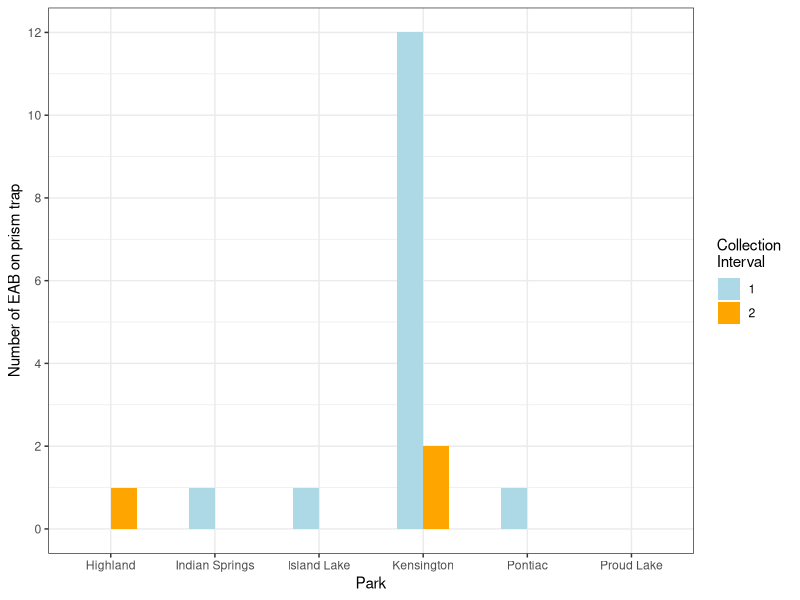
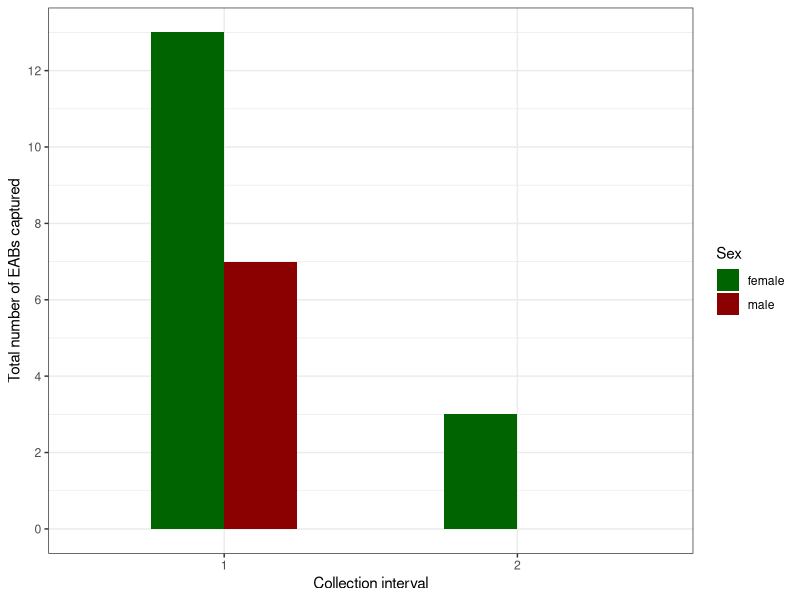

These charts were generated, in order, by the following R code:
# 8/21/2024
# Aaron Tayal
# I want to make a bar graph showing the trap catches of emerald ash borer

library(ggplot2)
library(dplyr)
library(tidyr)

dat <- read.csv("Raw_data/EAB_Michigan_2024_prism_trap_collections.csv")
dat$collection_interval <- as.factor(dat$collection_interval)
dat$park <- as.factor(dat$park)

# Make a new variable for the combined count of EAB males and females
dat$number_EABs <- dat$number_EAB_females_lab_count + 
  dat$number_EAB_males_lab_count

ggplot(data=dat, aes(fill=collection_interval, x=park, y=number_EABs)) +
  geom_bar(position="dodge", stat="identity", width=0.5) +
  theme_bw() +
  scale_y_continuous(breaks=seq(0,13,2)) +
  xlab("Park") +
  ylab("Number of EAB on prism trap") +
  labs(fill="Collection \nInterval") +
  scale_fill_manual(values = c("light blue", "orange"))

# I'm wondering if the numbers of males and females captured varied based on 
# sampling interval. Peak emergence of males is before females (Tobin et al. 2021)

# The function group_by groups all the rows from each sampling interval together
# and creates a "grouped tibble" so that the function summarize can count up all
# the males and females in each sampling interval

# The function pivot_longer increases the  number of rows. Instead of having 
# separate columns for male EABs and female EABs, we simply have a single column 
# for number of EABs, and then a different column which indicates whether each 
# row is male or female
dat_summary <- dat %>% group_by(collection_interval) %>% 
  summarize(number_EAB_females_lab_count = sum(number_EAB_females_lab_count),
            number_EAB_males_lab_count = sum(number_EAB_males_lab_count)) %>%
  pivot_longer(cols=c("number_EAB_females_lab_count", "number_EAB_males_lab_count"),
               names_to="Sex",
               values_to="number_EAB_lab_count")
dat_summary$Sex[dat_summary$Sex=="number_EAB_females_lab_count"] <- "female"
dat_summary$Sex[dat_summary$Sex=="number_EAB_males_lab_count"] <- "male"

ggplot(data=dat_summary, aes(x=collection_interval, fill=Sex, y=number_EAB_lab_count)) +
  geom_bar(position="dodge", stat="identity", width=0.5) +
  theme_bw() +
  scale_y_continuous(breaks=seq(0,14,2)) +
  xlab("Collection interval") +
  ylab("Total number of EABs captured") +
  labs(fill="Sex")+
  scale_fill_manual(values = c("dark green", "dark red"))
